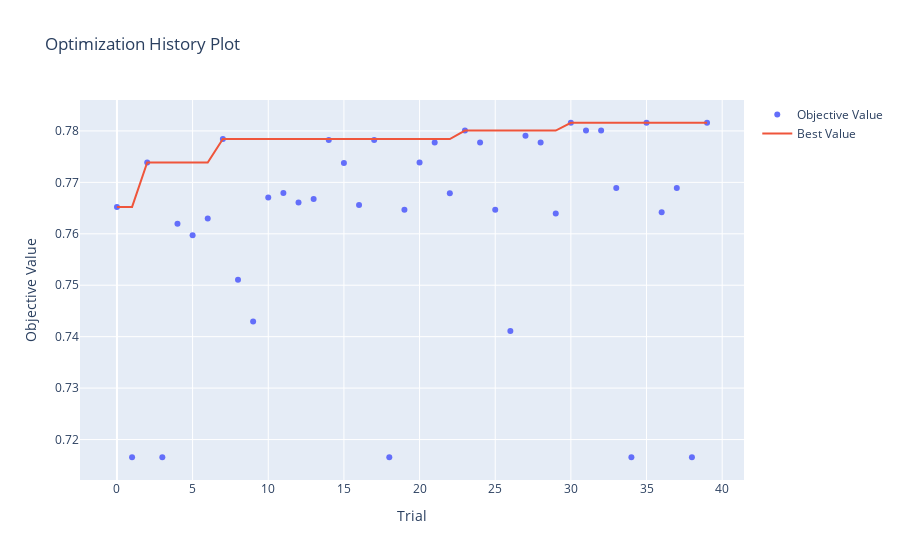

Here is the notebook cell this chart was saved with:
### Code cell
# визуализируем результаты оптимизации
optuna.visualization.plot_optimization_history(study)

### Figure 1 — Plotly figure (JSON) as saved in the notebook; plotly's stock layout.template omitted (floating-point values rounded to 4 significant figures)
{"data": [{"mode": "markers", "name": "Objective Value", "type": "scatter", "x": [0, 1, 2, 3, 4, 5, 6, 7, 8, 9, 10, 11, 12, 13, 14, 15, 16, 17, 18, 19, 20, 21, 22, 23, 24, 25, 26, 27, 28, 29, 30, 31, 32, 33, 34, 35, 36, 37, 38, 39], "y": [0.7652, 0.7166, 0.7739, 0.7166, 0.762, 0.7597, 0.763, 0.7784, 0.7511, 0.743, 0.7671, 0.7679, 0.7661, 0.7667, 0.7783, 0.7737, 0.7656, 0.7783, 0.7166, 0.7647, 0.7739, 0.7777, 0.7679, 0.7801, 0.7777, 0.7647, 0.7411, 0.779, 0.7777, 0.7639, 0.7816, 0.7801, 0.7801, 0.7689, 0.7166, 0.7816, 0.7642, 0.7689, 0.7166, 0.7816]}, {"mode": "lines", "name": "Best Value", "type": "scatter", "x": [0, 1, 2, 3, 4, 5, 6, 7, 8, 9, 10, 11, 12, 13, 14, 15, 16, 17, 18, 19, 20, 21, 22, 23, 24, 25, 26, 27, 28, 29, 30, 31, 32, 33, 34, 35, 36, 37, 38, 39], "y": [0.7652, 0.7652, 0.7739, 0.7739, 0.7739, 0.7739, 0.7739, 0.7784, 0.7784, 0.7784, 0.7784, 0.7784, 0.7784, 0.7784, 0.7784, 0.7784, 0.7784, 0.7784, 0.7784, 0.7784, 0.7784, 0.7784, 0.7784, 0.7801, 0.7801, 0.7801, 0.7801, 0.7801, 0.7801, 0.7801, 0.7816, 0.7816, 0.7816, 0.7816, 0.7816, 0.7816, 0.7816, 0.7816, 0.7816, 0.7816]}, {"marker": {"color": "#cccccc"}, "mode": "markers", "name": "Infeasible Trial", "showlegend": false, "type": "scatter", "x": [], "y": []}], "layout": {"title": {"text": "Optimization History Plot"}, "xaxis": {"title": {"text": "Trial"}}, "yaxis": {"title": {"text": "Objective Value"}}}}
